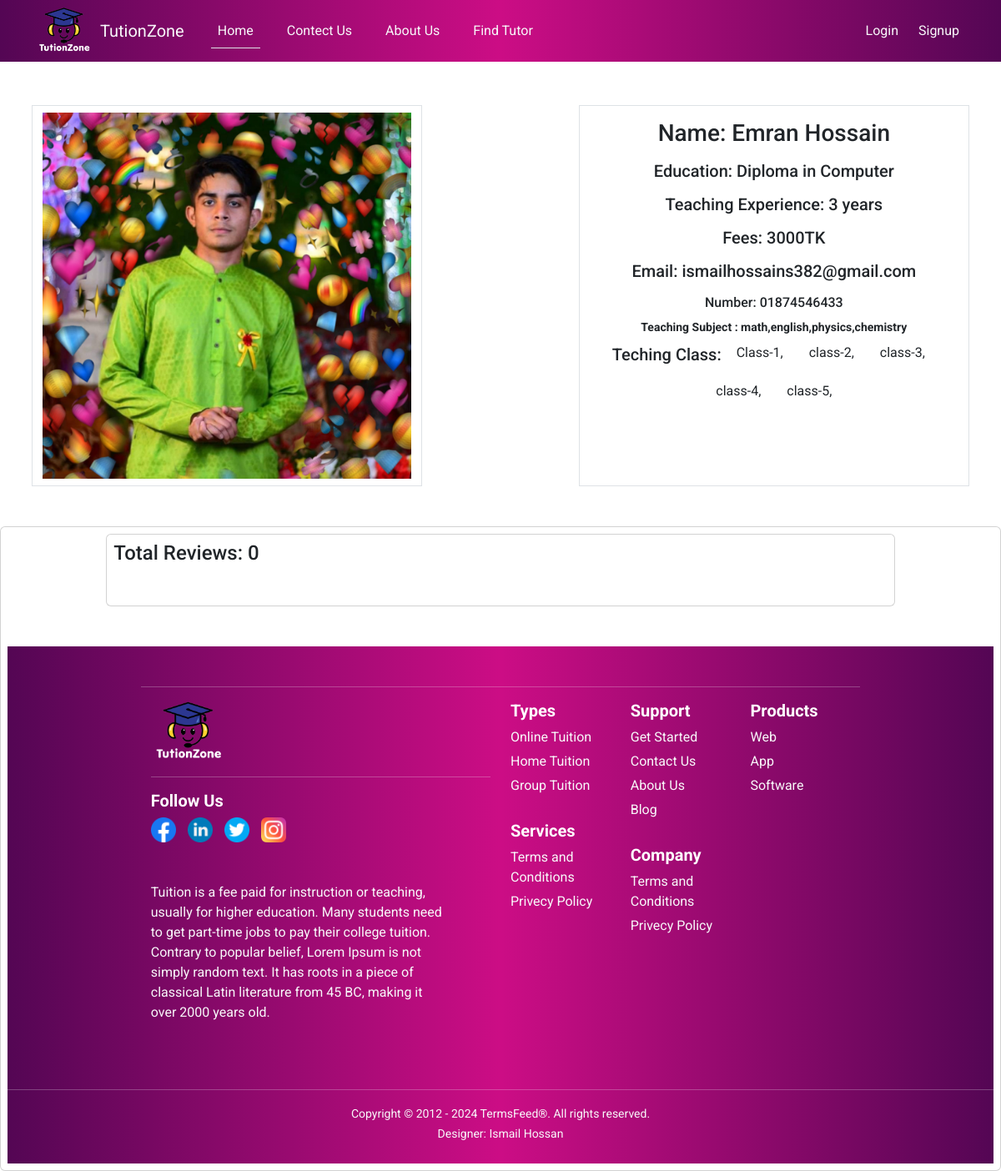
The page /tution/details/6/ on the database as committed earlier.
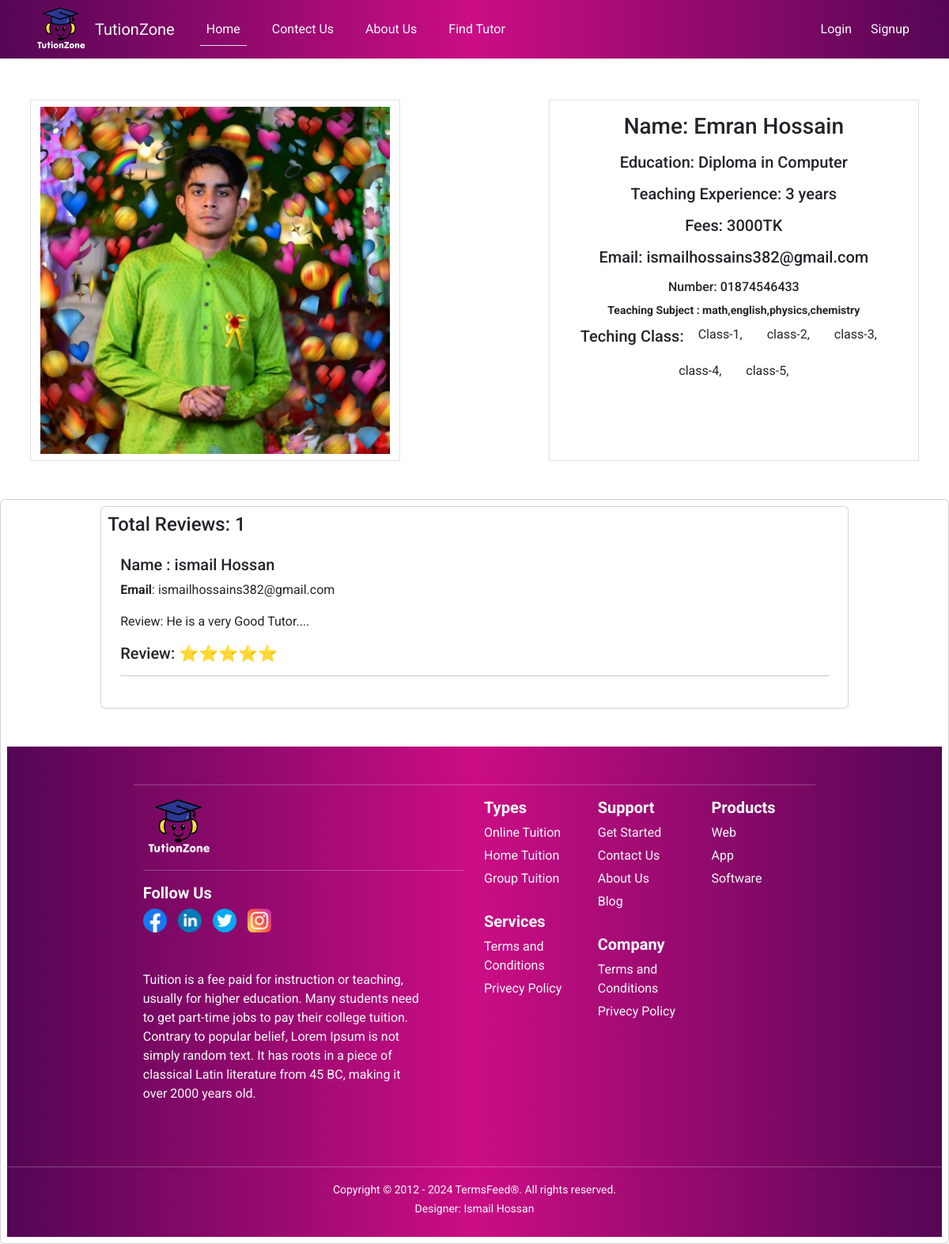
The same page on the database as committed later.
### tution/models.py (models this page shows, shortened)
class AddTutors(models.Model):
    user = models.ForeignKey(User,on_delete =models.CASCADE,related_name ='tutor')
    name =models.CharField(max_length=50)
    image = models.ImageField(upload_to="tution/image/")
    class_category = models.ManyToManyField(CategoryByClasses)
    education = models.CharField(max_length=100)
    teaching_experience = models.CharField(max_length =20)
    fee =models.CharField(max_length=10)
    subject = models.CharField(max_length=50)
    number =models.CharField(max_length=12)

class Review(models.Model):
    tutors = models.ForeignKey(AddTutors ,on_delete =  models.CASCADE, related_name='reviews')
    body = models.TextField()
    name= models.CharField(max_length=100)
    email = models.EmailField()
    created_date = models.DateTimeField(auto_now_add=True)
    rating = models.CharField(choices = STARCHOICES ,max_length =10)

### categorybyclasses/models.py (models this page shows, shortened)
class CategoryByClasses(models.Model):
    name = models.CharField(max_length =30)
    slug = models.SlugField(max_length =40)

### tution/views.py (the view)
# urls.py: path('details/<int:id>/',views.tutorDetails, name='details'),
def tutorDetails(request,id):
    tutors =AddTutors.objects.get(pk=id)
    review = tutors.reviews.all()
    return render(request,'tutor_detail/details.html',{'tution':tutors ,"review":review})

### tution/templates/tutor_detail/details.html (shortened to what this page needs)
{% extends "base.html" %}
{% block content %}
{% load static %}
{% load crispy_forms_tags %}
 <div class="container text-center mb-5">
    <div class="row g-2 justify-content-between  mt-5">
      <div class="col-5 border">
        <div class="p-2">
            <img style="" src="{{ tution.image.url }}" class="card-img-top" alt="car-image">
        </div>
      </div>
      <div class="col-5 border">
        <div class="p-2">
            <h3 class="card-title p-2">Name: {{ tution.name}}</h3>
            <h3 class="card-title h5 p-2">Education: {{ tution.education}}</h3>
            <h5 class="card-title p-2">Teaching Experience: {{ tution.teaching_experience}}</h5>
            <h5 class="card-title p-2">Fees: {{ tution.fee}}TK</h5>
            <h5 class="card-title p-2">Email: {{ tution.user.email}}</h5>
            <h6 class="card-title p-2">Number: {{ tution.number}}</h6>
            <small> <b> Teaching Subject : {{tution.subject}} </b></small>
            <br>
            <h5>Teching Class:
              {% for category in tution.class_category.all %}
              <a class='btn h6 '>{{category.name}},</a>
              {% endfor %}
            </h5>
        </div>
      </div>
    </div>
  </div>
<div  class="card  p-2">
  <div style="width:80%; margin:auto;" class="card  p-2">
      <h4>Total Reviews: {{ review|length }}</h4>
      <div class="card-body">
        {% for rev in review %}
          <h5>Name : {{rev.name}}   </h5>
          <p><b>Email</b>: {{rev.email}}</p>
          <p>Review: {{rev.body}}</p>
          <h5>Review: {{rev.rating}}</h5>
          <hr>
        {% endfor %}
      </div>
  </div>
{% endblock content %}

### templates/base.html (shortened to what this page needs)
<!doctype html>
<html lang="en">
    <head>
        {% load static %}
        <link href="https://cdn.jsdelivr.net/npm/swiffy-slider@1.6.0/dist/css/swiffy-slider.min.css" rel="stylesheet">
        <link
            href="https://cdn.jsdelivr.net/npm/bootstrap@5.3.2/dist/css/bootstrap.min.css"
            rel="stylesheet"
        />
        <link href="{% static 'style.css' %}" rel="stylesheet"/>
    </head>
    <body>
      <header class="banner" style="padding-bottom:70px">
        <nav class="navbar fixed-top navbar-expand-lg text-light"   >
          <div class="container">
            <img class=" text-light" width="70px" src="{% static 'logos.png'%}" alt="logo" />
            <a class="navbar-brand text-light ms-2" href="{% url 'homepage' %}">TutionZone</a>
            <div class="collapse navbar-collapse" id="navbarSupportedContent">
              <ul class="navbar-nav me-auto mb-2 mb-lg-0">
                <li class="nav-item">
                  <a class="nav-link text-light border-bottom ms-3" href="{% url 'homepage' %}">Home</a>
                </li>
                <li class="nav-item">
                  <a class="nav-link text-light p-2 ms-4" href="{% url 'contect_us' %}">Contect Us</a>
                </li>
                <li class="nav-item">
                  <a class="nav-link text-light p-2 ms-4" href="{% url 'about_us' %}">About Us</a>
                </li>
                <li class="nav-item">
                  <a class="nav-link text-light p-2 ms-4" href="{% url 'find_tutor' %}">Find Tutor</a>
                </li>
              </ul>
            </div>
            <ul class="navbar-nav me-auto mb-2 mb-lg-0">
              {% if user.is_authenticated %}
              <li class="nav-item me-3">
                  <a class="nav-link  text-light" aria-current="page" href="{% url 'profile'%}">Profile</a>
                </li>
                <li class="nav-item">
                  <a class="nav-link text-light " href="{% url 'logout' %}">Logout</a>
                </li>
                <li class="nav-item ms-5">
                  <a class="nav-link text-light " href="{% url 'profile'%}"> Name: {{request.user.username}}</a>
                </li>
              {% else %}
              <li class="nav-item">
                <a class="nav-link text-light me-2" aria-current="page" href="{% url 'login' %}">Login</a>
              </li>
              <li class="nav-item">
                <a class="nav-link text-light" href="{% url 'register' %}">Signup</a>
              </li>
              {%endif%}
            </ul>
          </div>
      </nav>
      </header>
        {% block content %}
        {% endblock content %}
        <footer class="mt-5 mb-0 pt-5 pb-2 text-light" >
          <div class="container w-75 m-auto row">
              <hr>
              <div class="col-md-6">
                <img class="icon" width="90px" src="{% static 'logos.png'%}" alt="logo" />
                <hr>
                  <div class="icons mt-3">
                    <h3 style='font-size:20px; font-weight:bold; color:white;'>Follow Us</h3>
                      <a href="#" class="social-icon"><img class="icon" width="30px" src="{% static 'facebook1.png'%}" alt="Facebook" /></a>
                      <a href="#" class="social-icon"><img class="icon" width="30px" src="{% static 'linkedin1.png'%}" alt="LinkedIn" /></a>
                      <a href="#" class="social-icon"><img class="icon" width="30px" src="{% static 'twitter1.png'%}" alt="Twitter" /></a>
                      <a href="#" class="social-icon"><img class="icon" width="30px" src="{% static 'instagram1.png'%}" alt="Instagram" /></a>
                  </div>
                  <p class="pe-5 pb-5 pt-5">Tuition is a fee paid for instruction or teaching, usually for higher education. Many students need to get part-time jobs to pay their college tuition. Contrary to popular belief, Lorem Ipsum is not simply random text. It has roots in a piece of classical Latin literature from 45 BC, making it over 2000 years old.</p>
              </div>
              <div class="col-md-2 mb-3">
                  <h3 style='font-size:20px; font-weight:bold ;color:white;'>Types</h3>
                  <ul class="list-unstyled" >
                      <li class="footer-li">Online Tuition</li>
                      <li class="footer-li">Home Tuition</li>
                      <li class="footer-li">Group Tuition</li>
                  </ul>
                  <h3 style='font-size:20px; font-weight:bold; color:white;margin-top:30px;'>Services</h3>
                  <ul class="list-unstyled">
                      <li class="footer-li">Terms and Conditions</li>
                      <li class="footer-li">Privecy Policy</li>
                  </ul>
              </div>
              <div class="col-md-2 mb-3">
                  <h3 style='font-size:20px; font-weight:bold; color:white;'>Support</h3>
                  <ul class="list-unstyled">
                      <li class="footer-li">Get Started</li>
                      <li class="footer-li"><a class="nav-link text-light" href="{% url 'contect_us' %}">Contact Us</a></li>
                      <li class="footer-li"><a class="nav-link text-light" href="{% url 'about_us' %}">About Us</a></li>
                      <li class="footer-li">Blog</li>
                  </ul>
                  <h3 style='font-size:20px; font-weight:bold; color:white; margin-top:30px;'>Company</h3>
                  <ul class="list-unstyled">
                      <li class="footer-li">Terms and Conditions</li>
                      <li class="footer-li">Privecy Policy</li>
                  </ul>
              </div>
              <div class="col-md-2 mb-3">
                  <h3 style='font-size:20px; font-weight:bold; color:white;'>Products</h3>
                  <ul class="list-unstyled">
                      <li class="footer-li">Web</li>
                      <li class="footer-li">App</li>
                      <li class="footer-li">Software</li>
                  </ul>
              </div>
          </div>
          <hr />
          <p class="text-center mt-3">
              <small>Copyright © 2012 - 2024 TermsFeed®. All rights reserved.</small><br>
              <small>Designer: Ismail Hossan</small>
          </p>
      </footer>
    </body>
</html>

### static/style.css (style rules this page uses)
body { margin: 0; padding: 0; }
.navbar { background-color: rgba(255, 255, 255, 0.8); }

Rows that differ between the two databases and show on the page:
added Review: name "ismail Hossan", email "ismailhossains382@gmail.com", body "He is a very Good Tutor....", rating "⭐⭐⭐⭐⭐"
Other text that changed with them:
{{ review|length }}: "0" → "1"
